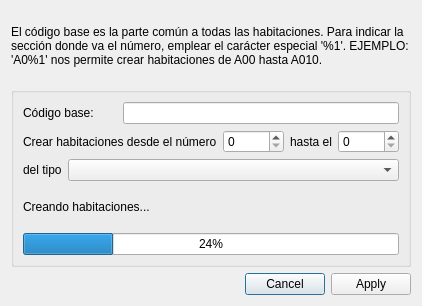
<?xml version="1.0" encoding="UTF-8"?>
<ui version="4.0">
 <class>AddListaHabitacionesDialog</class>
 <widget class="QDialog" name="AddListaHabitacionesDialog">
  <property name="geometry">
   <rect>
    <x>0</x>
    <y>0</y>
    <width>400</width>
    <height>306</height>
   </rect>
  </property>
  <property name="windowTitle">
   <string>MyAcolito - Crear una lista de habitaciones</string>
  </property>
  <property name="windowIcon">
   <iconset resource="acolitoRC.qrc">
    <normaloff>:/acolitos/iconos/listaHabitaciones</normaloff>:/acolitos/iconos/listaHabitaciones</iconset>
  </property>
  <layout class="QVBoxLayout" name="verticalLayout_2">
   <item>
    <widget class="QLabel" name="label_2">
     <property name="sizePolicy">
      <sizepolicy hsizetype="Preferred" vsizetype="Fixed">
       <horstretch>0</horstretch>
       <verstretch>0</verstretch>
      </sizepolicy>
     </property>
     <property name="text">
      <string>El código base es la parte común a todas las habitaciones. Para indicar la sección donde va el número, emplear el carácter especial '%1'. EJEMPLO: 'A0%1' nos permite crear habitaciones de A00 hasta A010.</string>
     </property>
     <property name="alignment">
      <set>Qt::AlignLeading|Qt::AlignLeft|Qt::AlignVCenter</set>
     </property>
     <property name="wordWrap">
      <bool>true</bool>
     </property>
    </widget>
   </item>
   <item>
    <widget class="QGroupBox" name="groupBox">
     <property name="title">
      <string/>
     </property>
     <layout class="QGridLayout" name="gridLayout">
      <item row="0" column="0">
       <widget class="QLabel" name="label">
        <property name="text">
         <string>Código base:</string>
        </property>
       </widget>
      </item>
      <item row="0" column="1" colspan="4">
       <widget class="QLineEdit" name="baseLineEdit"/>
      </item>
      <item row="1" column="0" colspan="2">
       <widget class="QLabel" name="label_3">
        <property name="sizePolicy">
         <sizepolicy hsizetype="Preferred" vsizetype="Preferred">
          <horstretch>0</horstretch>
          <verstretch>0</verstretch>
         </sizepolicy>
        </property>
        <property name="text">
         <string>Crear habitaciones desde el número</string>
        </property>
       </widget>
      </item>
      <item row="1" column="2">
       <widget class="QSpinBox" name="origenSpinBox">
        <property name="maximum">
         <number>99999</number>
        </property>
       </widget>
      </item>
      <item row="1" column="3">
       <widget class="QLabel" name="label_4">
        <property name="sizePolicy">
         <sizepolicy hsizetype="Preferred" vsizetype="Preferred">
          <horstretch>0</horstretch>
          <verstretch>0</verstretch>
         </sizepolicy>
        </property>
        <property name="text">
         <string>hasta el</string>
        </property>
       </widget>
      </item>
      <item row="1" column="4">
       <widget class="QSpinBox" name="limiteSpinBox">
        <property name="maximum">
         <number>99999</number>
        </property>
       </widget>
      </item>
      <item row="2" column="0" colspan="5">
       <layout class="QHBoxLayout" name="horizontalLayout">
        <item>
         <widget class="QLabel" name="label_5">
          <property name="sizePolicy">
           <sizepolicy hsizetype="Minimum" vsizetype="Preferred">
            <horstretch>0</horstretch>
            <verstretch>0</verstretch>
           </sizepolicy>
          </property>
          <property name="text">
           <string>del tipo</string>
          </property>
         </widget>
        </item>
        <item>
         <widget class="QComboBox" name="tiposComboBox">
          <property name="sizePolicy">
           <sizepolicy hsizetype="Expanding" vsizetype="Fixed">
            <horstretch>0</horstretch>
            <verstretch>0</verstretch>
           </sizepolicy>
          </property>
         </widget>
        </item>
       </layout>
      </item>
      <item row="3" column="0" colspan="5">
       <layout class="QVBoxLayout" name="verticalLayout">
        <item>
         <widget class="QLabel" name="habLabels">
          <property name="text">
           <string>Creando habitaciones...</string>
          </property>
         </widget>
        </item>
        <item>
         <widget class="QProgressBar" name="progressBar">
          <property name="value">
           <number>24</number>
          </property>
         </widget>
        </item>
       </layout>
      </item>
     </layout>
    </widget>
   </item>
   <item>
    <widget class="QDialogButtonBox" name="buttonBox">
     <property name="orientation">
      <enum>Qt::Horizontal</enum>
     </property>
     <property name="standardButtons">
      <set>QDialogButtonBox::Apply|QDialogButtonBox::Cancel</set>
     </property>
    </widget>
   </item>
  </layout>
 </widget>
 <resources>
  <include location="acolitoRC.qrc"/>
 </resources>
 <connections>
  <connection>
   <sender>buttonBox</sender>
   <signal>accepted()</signal>
   <receiver>AddListaHabitacionesDialog</receiver>
   <slot>accept()</slot>
   <hints>
    <hint type="sourcelabel">
     <x>248</x>
     <y>254</y>
    </hint>
    <hint type="destinationlabel">
     <x>157</x>
     <y>274</y>
    </hint>
   </hints>
  </connection>
  <connection>
   <sender>buttonBox</sender>
   <signal>rejected()</signal>
   <receiver>AddListaHabitacionesDialog</receiver>
   <slot>reject()</slot>
   <hints>
    <hint type="sourcelabel">
     <x>316</x>
     <y>260</y>
    </hint>
    <hint type="destinationlabel">
     <x>286</x>
     <y>274</y>
    </hint>
   </hints>
  </connection>
 </connections>
</ui>
